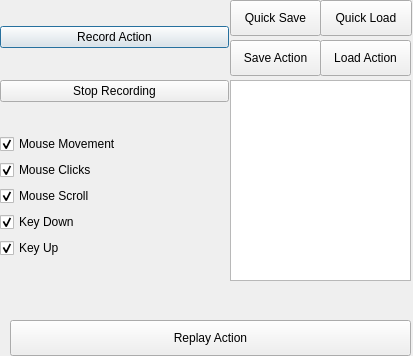
<?xml version="1.0" encoding="UTF-8"?>
<ui version="4.0">
 <class>ActionReplay</class>
 <widget class="QWidget" name="ActionReplay">
  <property name="geometry">
   <rect>
    <x>0</x>
    <y>0</y>
    <width>413</width>
    <height>356</height>
   </rect>
  </property>
  <property name="mouseTracking">
   <bool>false</bool>
  </property>
  <property name="windowTitle">
   <string>ActionReplay</string>
  </property>
  <widget class="QPushButton" name="save_action">
   <property name="geometry">
    <rect>
     <x>230</x>
     <y>40</y>
     <width>91</width>
     <height>36</height>
    </rect>
   </property>
   <property name="text">
    <string>Save Action</string>
   </property>
  </widget>
  <widget class="QPushButton" name="load_action">
   <property name="geometry">
    <rect>
     <x>320</x>
     <y>40</y>
     <width>91</width>
     <height>36</height>
    </rect>
   </property>
   <property name="text">
    <string>Load Action</string>
   </property>
  </widget>
  <widget class="QPushButton" name="replay_action">
   <property name="geometry">
    <rect>
     <x>10</x>
     <y>320</y>
     <width>401</width>
     <height>36</height>
    </rect>
   </property>
   <property name="text">
    <string>Replay Action</string>
   </property>
  </widget>
  <widget class="QWidget" name="verticalLayoutWidget_2">
   <property name="geometry">
    <rect>
     <x>0</x>
     <y>0</y>
     <width>229</width>
     <height>284</height>
    </rect>
   </property>
   <layout class="QVBoxLayout" name="verticalLayout_2">
    <item>
     <widget class="QPushButton" name="start_recording">
      <property name="text">
       <string>Record Action</string>
      </property>
      <property name="autoDefault">
       <bool>true</bool>
      </property>
      <property name="default">
       <bool>true</bool>
      </property>
      <property name="flat">
       <bool>false</bool>
      </property>
     </widget>
    </item>
    <item>
     <widget class="QPushButton" name="stop_recording">
      <property name="text">
       <string>Stop Recording</string>
      </property>
     </widget>
    </item>
    <item>
     <layout class="QVBoxLayout" name="verticalLayout">
      <item>
       <widget class="QCheckBox" name="record_move">
        <property name="text">
         <string>Mouse Movement</string>
        </property>
        <property name="checked">
         <bool>true</bool>
        </property>
       </widget>
      </item>
      <item>
       <widget class="QCheckBox" name="record_click">
        <property name="text">
         <string>Mouse Clicks</string>
        </property>
        <property name="checked">
         <bool>true</bool>
        </property>
       </widget>
      </item>
      <item>
       <widget class="QCheckBox" name="record_scroll">
        <property name="text">
         <string>Mouse Scroll</string>
        </property>
        <property name="checked">
         <bool>true</bool>
        </property>
       </widget>
      </item>
      <item>
       <widget class="QCheckBox" name="record_keydown">
        <property name="text">
         <string>Key Down</string>
        </property>
        <property name="checked">
         <bool>true</bool>
        </property>
       </widget>
      </item>
      <item>
       <widget class="QCheckBox" name="record_keyup">
        <property name="text">
         <string>Key Up</string>
        </property>
        <property name="checked">
         <bool>true</bool>
        </property>
       </widget>
      </item>
     </layout>
    </item>
   </layout>
  </widget>
  <widget class="QPushButton" name="quick_load_action">
   <property name="geometry">
    <rect>
     <x>320</x>
     <y>0</y>
     <width>92</width>
     <height>36</height>
    </rect>
   </property>
   <property name="text">
    <string>Quick Load</string>
   </property>
  </widget>
  <widget class="QPushButton" name="quick_save_action">
   <property name="geometry">
    <rect>
     <x>230</x>
     <y>0</y>
     <width>91</width>
     <height>36</height>
    </rect>
   </property>
   <property name="text">
    <string>Quick Save</string>
   </property>
  </widget>
  <widget class="QListWidget" name="list_saved_actions">
   <property name="geometry">
    <rect>
     <x>230</x>
     <y>80</y>
     <width>181</width>
     <height>201</height>
    </rect>
   </property>
   <property name="selectionMode">
    <enum>QAbstractItemView::SingleSelection</enum>
   </property>
   <property name="textElideMode">
    <enum>Qt::ElideRight</enum>
   </property>
   <property name="wordWrap">
    <bool>true</bool>
   </property>
   <property name="sortingEnabled">
    <bool>true</bool>
   </property>
  </widget>
 </widget>
 <resources/>
 <connections/>
</ui>
